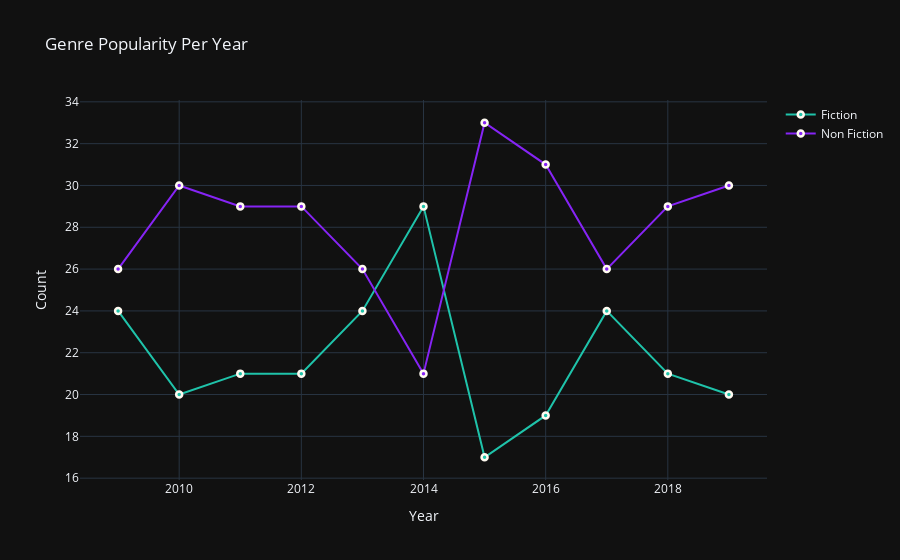

Write notebook code for a chart like this one.
### Markdown cell above
# Genre Popularity Per Year

### Code cell
fic= data[data["Genre"] == "Fiction"]
fict = fic["Year"].value_counts().reset_index()
fict = fict.rename(columns = {"index" : "Year" , "Year" : "Count"})
fict = fict.sort_values("Year")



non_fic= data[data["Genre"] == "Non Fiction"]
non_fict = non_fic["Year"].value_counts().reset_index()
non_fict = non_fict.rename(columns = {"index" : "Year" , "Year" : "Count"})
non_fict = non_fict.sort_values("Year")


trace_fict = go.Scatter(
                    x = fict['Year'],
                    y = fict["Count"],
                    name = "Fiction",
                    marker = dict(color = "#1FC3AA",
                        line= dict(color = "#FFFAF0" , width =2.5)))
    
trace_non_fict = go.Scatter(
                    x = non_fict['Year'],
                    y = non_fict["Count"],
                    name = "Non Fiction",
                    marker = dict(color = "#8624F5",
                        line= dict(color = "#FFFAF0" , width =2.5)))

layouts = go.Layout(template = "plotly_dark" ,title = "Genre Popularity Per Year", xaxis = dict(title = "Year") , yaxis = dict(title = "Count"))

fig = go.Figure(data = [trace_fict ,trace_non_fict], layout = layouts)
fig.show()

### Figure 1 — Plotly figure (JSON) as saved in the notebook; plotly's stock layout.template omitted (floating-point values rounded to 4 significant figures)
{"data": [{"marker": {"color": "#1FC3AA", "line": {"color": "#FFFAF0", "width": 2.5}}, "name": "Fiction", "type": "scatter", "x": [2009, 2010, 2011, 2012, 2013, 2014, 2015, 2016, 2017, 2018, 2019], "y": [24, 20, 21, 21, 24, 29, 17, 19, 24, 21, 20]}, {"marker": {"color": "#8624F5", "line": {"color": "#FFFAF0", "width": 2.5}}, "name": "Non Fiction", "type": "scatter", "x": [2009, 2010, 2011, 2012, 2013, 2014, 2015, 2016, 2017, 2018, 2019], "y": [26, 30, 29, 29, 26, 21, 33, 31, 26, 29, 30]}], "layout": {"title": {"text": "Genre Popularity Per Year"}, "xaxis": {"title": {"text": "Year"}}, "yaxis": {"title": {"text": "Count"}}}}
